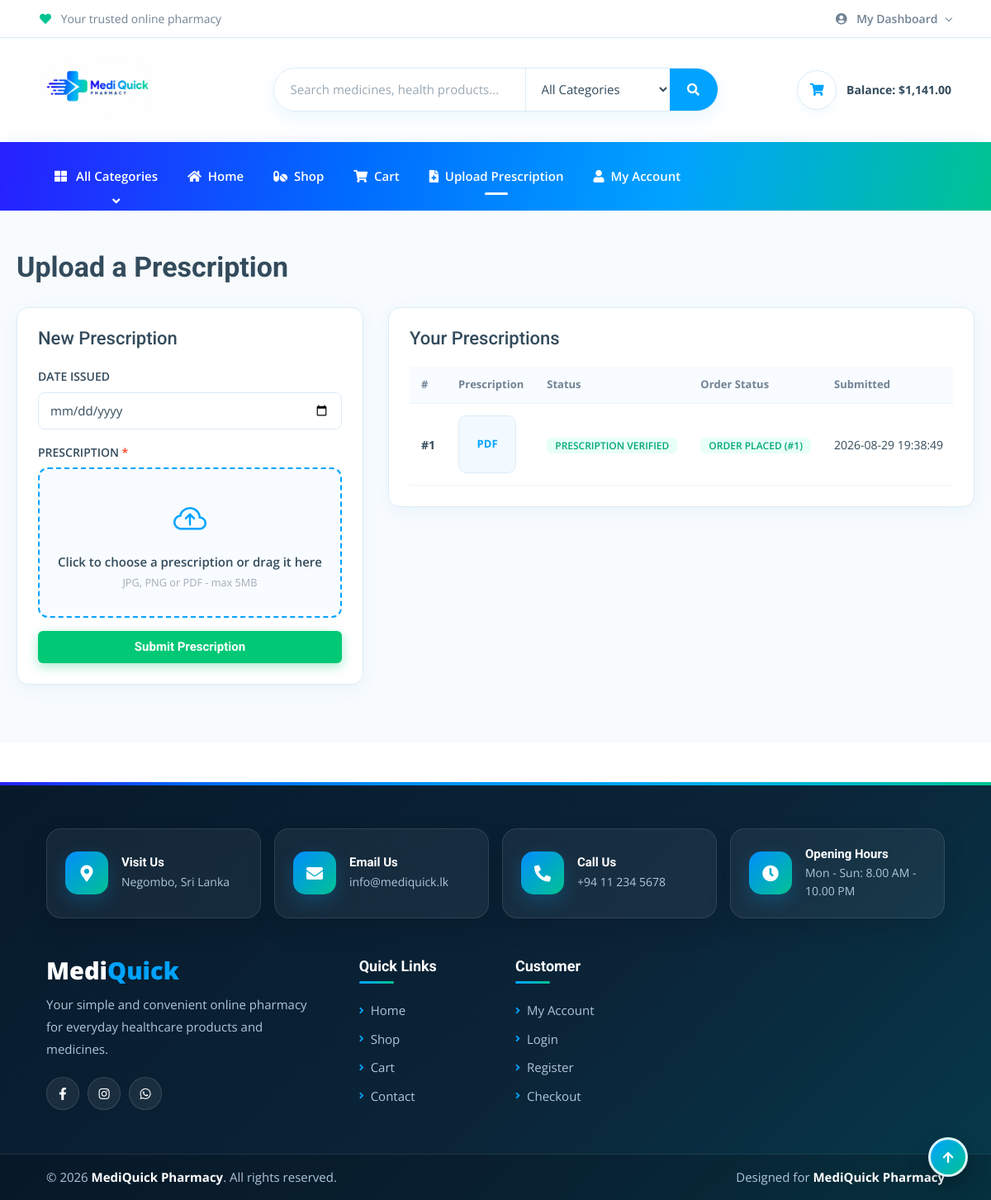
/public/upload-prescription.php (signed in), run on the app's committed database.
### tables this page shows
CREATE TABLE IF NOT EXISTS `orders` (
  `order_id` int NOT NULL AUTO_INCREMENT,
  `customer_id` int NOT NULL,
  `prescription_id` int DEFAULT NULL,
  `order_date` timestamp NULL DEFAULT CURRENT_TIMESTAMP,
  `status` enum('pending','confirmed','shipped','delivered','cancelled') DEFAULT 'pending',
  `subtotal` decimal(10,2) NOT NULL DEFAULT '0.00',
  `tax_amount` decimal(10,2) NOT NULL DEFAULT '0.00',
  `shipping_fee` decimal(10,2) NOT NULL DEFAULT '0.00',
  `total_amount` decimal(10,2) NOT NULL DEFAULT '0.00',
  `shipping_address_line1` varchar(255) NOT NULL,
  `shipping_address_line2` varchar(255) DEFAULT NULL,
  `shipping_city` varchar(100) NOT NULL,
  `shipping_state` varchar(100) NOT NULL,
  `shipping_postal_code` varchar(20) NOT NULL,
  `shipping_country` varchar(100) NOT NULL DEFAULT 'Sri Lanka',
  `updated_at` timestamp NULL DEFAULT CURRENT_TIMESTAMP ON UPDATE CURRENT_TIMESTAMP,
  PRIMARY KEY (`order_id`),
  KEY `idx_orders_customer` (`customer_id`),
  KEY `idx_orders_prescription` (`prescription_id`)
);

CREATE TABLE IF NOT EXISTS `prescriptions` (
  `prescription_id` int NOT NULL AUTO_INCREMENT,
  `customer_id` int NOT NULL,
  `staff_id` int DEFAULT NULL,
  `doctor_name` varchar(100) DEFAULT NULL,
  `doctor_license_no` varchar(50) DEFAULT NULL,
  `file_path` varchar(255) DEFAULT NULL,
  `issue_date` date DEFAULT NULL,
  `upload_date` timestamp NULL DEFAULT CURRENT_TIMESTAMP,
  `verified_date` timestamp NULL DEFAULT NULL,
  `rejection_reason` varchar(255) DEFAULT NULL,
  `status` enum('pending','verified','rejected') DEFAULT 'pending',
  `customer_status` enum('pending','confirmed','rejected') DEFAULT 'pending',
  `customer_confirmed_at` timestamp NULL DEFAULT NULL,
  `created_at` timestamp NULL DEFAULT CURRENT_TIMESTAMP,
  `updated_at` timestamp NULL DEFAULT CURRENT_TIMESTAMP ON UPDATE CURRENT_TIMESTAMP,
  PRIMARY KEY (`prescription_id`),
  KEY `fk_presc_staff` (`staff_id`),
  KEY `idx_prescriptions_customer` (`customer_id`)
);

### public/upload-prescription.php (the view, shortened to what this page needs)
<?php
require_once __DIR__ . '/../includes/db.php';
$customerId = (int) $_SESSION['customer_id'];
$historySql = "
    SELECT
        p.prescription_id,
        p.file_path,
        p.status,
        p.customer_status,
        p.rejection_reason,
        p.created_at,
        o.order_id
    FROM prescriptions p
    LEFT JOIN orders o ON p.prescription_id = o.prescription_id
    WHERE p.customer_id = ?
    ORDER BY p.prescription_id DESC
";
$historyStmt = $conn->prepare($historySql);
if ($historyStmt) {
    $historyStmt->bind_param("i", $customerId);
    $historyStmt->execute();
    $historyResult = $historyStmt->get_result();
} else {
    $historyResult = false;
}
include_once __DIR__ . '/../includes/header.php';
?>
<div class="prescription-page-wrapper">
    <div class="prescription-container">
        <h1 class="page-title">Upload a Prescription</h1>
        <div class="prescription-layout">
            <div class="prescription-card">
                <h2>New Prescription</h2>
                <form
                    action="handlers/upload-prescription-handler.php"
                    method="POST"
                    enctype="multipart/form-data"
                    id="prescriptionForm"
                >
                    <div class="mb-3">
                        <label for="issue_date" class="form-label">
                            Date Issued
                        </label>
                        <input
                            type="date"
                            class="form-control"
                            id="issue_date"
                            name="issue_date"
                            max="<?= date('Y-m-d'); ?>"
                        >
                    </div>
                    <div class="mb-3">
                        <label class="form-label">
                            Prescription
                            <span class="text-danger">*</span>
                        </label>
                        <div class="upload-drop" id="dropZone">
                            <i class="bi bi-cloud-arrow-up"></i>
                            <p class="mb-1 fw-semibold" id="dropLabel">
                                Click to choose a prescription or drag it here
                            </p>
                            <p class="text-muted small mb-0">
                                JPG, PNG or PDF - max 5MB
                            </p>
                        </div>
                    </div>
                    <button type="submit" class="btn btn-primary w-100 py-2 fw-bold">
                        Submit Prescription
                    </button>
                </form>
            </div>
            <div class="prescription-card">
                <h5>Your Prescriptions</h5>
                <div class="table-responsive mb-0">
                    <table class="prescription-table">
                        <thead>
                            <tr>
                                <th>#</th>
                                <th>Prescription</th>
                                <th>Status</th>
                                <th>Order Status</th>
                                <th>Submitted</th>
                            </tr>
                        </thead>
                        <tbody>
                        <?php if ($historyResult && $historyResult->num_rows > 0): ?>
                            <?php while ($row = $historyResult->fetch_assoc()): ?>
                                <?php
                                $status = strtolower(trim($row['status'] ?? 'pending'));
                                $badge = match ($status) {
                                    'verified' => 'bg-success',
                                    'rejected' => 'bg-danger',
                                    default    => 'bg-warning text-dark',
                                };
                                $filePath = trim($row['file_path'] ?? '');
                                $extension = strtolower(pathinfo($filePath, PATHINFO_EXTENSION));
                                $safeFilePath = htmlspecialchars(
                                    ltrim($filePath, '/'),
                                    ENT_QUOTES,
                                    'UTF-8'
                                );
                                ?>
                                <tr>
                                    <td>
                                        <strong>#<?= (int)$row['prescription_id']; ?></strong>
                                    </td>
                                    <td>
                                        <?php if (!empty($filePath)): ?>
                                            <a href="<?= $safeFilePath; ?>"
                                               target="_blank"
                                               class="prescription-preview-link">
                                                <?php if (in_array($extension, ['jpg', 'jpeg', 'png'])): ?>
                                                    <img
                                                        src="<?= $safeFilePath; ?>"
                                                        alt="Prescription"
                                                        class="prescription-preview">
                                                <?php elseif ($extension === 'pdf'): ?>
                                                    <div class="pdf-preview">PDF</div>
                                                <?php else: ?>
                                                    <div class="pdf-preview">FILE</div>
                                                <?php endif; ?>
                                            </a>
                                        <?php else: ?>
                                            <span class="text-muted">No prescription</span>
                                        <?php endif; ?>
                                    </td>
                                    <td>
                                        <span class="badge <?= $badge; ?>">
                                            <?php
                                            $statusText = match ($status) {
                                                'pending' => 'Verification Pending',
                                                'verified' => 'Prescription Verified',
                                                'rejected' => 'Prescription Rejected',
                                                default => ucfirst($status)
                                            };
                                            ?>
                                            <?= htmlspecialchars($statusText); ?>
                                        </span>
                                    </td>
                                    <td>
                                        <?php if (!empty($row['order_id'])): ?>
                                            <span class="badge bg-success">
                                                Order Placed (#<?= (int)$row['order_id']; ?>)
                                            </span>
                                        <?php else: ?>
                                            <span class="text-muted small">Not placed yet</span>
                                        <?php endif; ?>
                                    </td>
                                    <td class="text-nowrap">
                                        <?= htmlspecialchars($row['created_at'] ?? ''); ?>
                                    </td>
                                </tr>
                            <?php endwhile; ?>
                        <?php endif; ?>
                        </tbody>
                    </table>
                </div>
            </div>
        </div>
    </div>
</div>
<?php
include_once __DIR__ . '/../includes/footer.php';
?>

### public/assets/css/style.css (style rules this page uses)
.btn { font-weight: 600; transition: .5s; }
.btn.btn-primary { background: var(--bs-primary) !important; color: var(--bs-white) !important; font-family: 'Roboto', sans-serif; font-weight: 400; transition: 0.5s; }

### public/assets/css/header-style.css (style rules this page uses)
:root { --mq-deep: #2720FF; --mq-blue-dark: #006AFF; --mq-blue: #00A3FF; --mq-cyan: #00B4DA; --mq-green: #00C391; --mq-light: #F2FAFF; --mq-border: #DCECF6; --mq-text: #334B5C; --mq-muted: #718394; }
body { font-family: 'Open Sans', sans-serif; color: var(--mq-text); background: #fff; }

### public/assets/css/checkout-style.css (style rules this page uses)
.page-title { margin-bottom: 24px; font-size: 28px; }

### public/assets/css/cart-style.css (style rules this page uses)
.page-title { margin: 0 0 30px; font-family: 'Roboto', sans-serif; font-size: 34px; font-weight: 700; color: #334b5c; }

### public/assets/css/upload-prescription.css (style rules this page uses)
.prescription-page-wrapper { width: 100%; padding: 50px 20px 70px; background: #f7fbfe; min-height: 500px; }
.prescription-container { max-width: 1200px; margin: 0 auto; }
.page-title { margin: 0 0 30px; font-family: 'Roboto', sans-serif; font-size: 34px; font-weight: 700; color: #334b5c; }
.prescription-layout { display: grid; grid-template-columns: 420px minmax(0, 1fr); gap: 30px; align-items: start; }
.prescription-card { background: #fff; border: 1px solid #dcecf6; border-radius: 14px; padding: 25px; box-shadow: 0 5px 20px rgba(0, 118, 220, .06); }
.prescription-card h2, .prescription-card h5 { margin: 0 0 22px; font-family: 'Roboto', sans-serif; font-size: 22px; color: #334b5c; }
.upload-drop { border: 2px dashed #00a3ff; border-radius: 12px; padding: 30px 20px; text-align: center; background: #f8fbff; cursor: pointer; transition: .2s ease; }
.upload-drop .bi { font-size: 2.5rem; color: #00a3ff; margin-bottom: 10px; display: block; }
.form-label { font-weight: 600; color: #334b5c; font-size: 14px; }
.form-control { border: 1px solid #dcecf6; border-radius: 8px; padding: 10px 14px; color: #334b5c; background: #fff; }
.btn.btn-primary { background: #00c875 !important; color: #fff !important; font-family: 'Roboto', sans-serif; font-weight: 600; border: none !important; box-shadow: 0 4px 14px rgba(0, 200, 117, 0.35); transition: 0.5s; }
.prescription-preview-link { display: inline-block; text-decoration: none; }
.pdf-preview { width: 70px; height: 70px; border-radius: 10px; display: flex; align-items: center; justify-content: center; background: #f2faff; color: #00a3ff; border: 1px solid #dcecf6; font-weight: 700; font-size: 13px; transition: .2s ease; }
.prescription-table { width: 100%; margin-bottom: 0; }
.prescription-table th { color: #718394; font-weight: 700; font-size: 13px; background: #f8fbff; border-bottom: 1px solid #edf4f8; padding: 12px 14px; white-space: nowrap; }
.prescription-table td { vertical-align: middle; padding: 14px; color: #334b5c; border-bottom: 1px solid #edf4f8; font-size: 14px; }
.badge { border-radius: 6px; padding: 5px 10px; font-weight: 600; font-size: 12px; }
.badge.bg-success { background: #e7fff7 !important; color: #00a875 !important; }

### data on the page
orders: prescription.prescription_id "1", prescription.status "PRESCRIPTION VERIFIED", order_id "1", prescription.created_at "2026-08-29 19:38:49"

### other printed values
$headerCartTotal "1,141.00"
